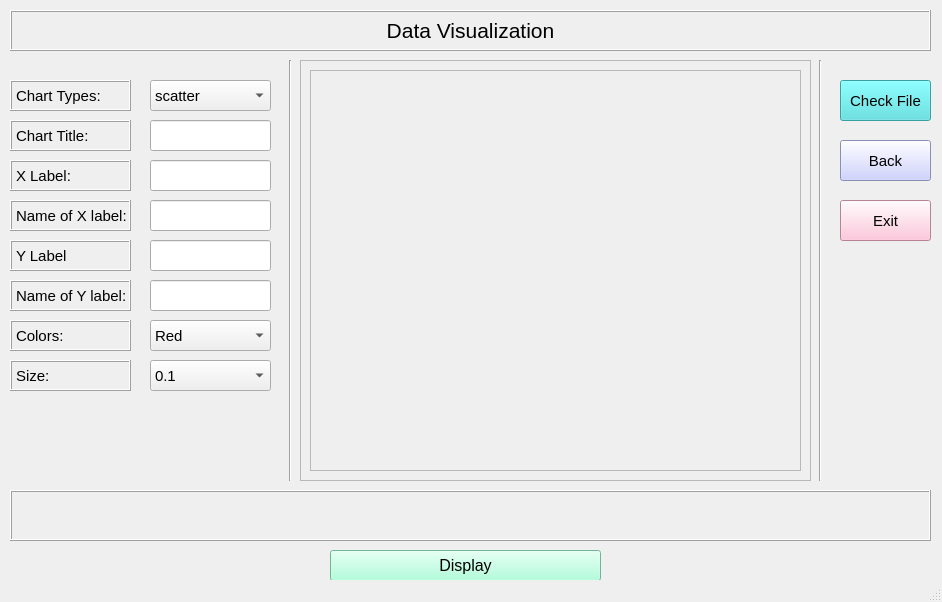
<?xml version="1.0" encoding="UTF-8"?>
<ui version="4.0">
 <class>Big_page</class>
 <widget class="QMainWindow" name="Big_page">
  <property name="geometry">
   <rect>
    <x>0</x>
    <y>0</y>
    <width>942</width>
    <height>602</height>
   </rect>
  </property>
  <property name="windowTitle">
   <string>MainWindow</string>
  </property>
  <widget class="QWidget" name="centralwidget">
   <widget class="QLabel" name="data_label">
    <property name="geometry">
     <rect>
      <x>10</x>
      <y>10</y>
      <width>921</width>
      <height>41</height>
     </rect>
    </property>
    <property name="font">
     <font>
      <pointsize>16</pointsize>
     </font>
    </property>
    <property name="frameShape">
     <enum>QFrame::Box</enum>
    </property>
    <property name="frameShadow">
     <enum>QFrame::Raised</enum>
    </property>
    <property name="text">
     <string>Data Visualization</string>
    </property>
    <property name="alignment">
     <set>Qt::AlignCenter</set>
    </property>
   </widget>
   <widget class="Line" name="line_1">
    <property name="geometry">
     <rect>
      <x>280</x>
      <y>60</y>
      <width>21</width>
      <height>421</height>
     </rect>
    </property>
    <property name="orientation">
     <enum>Qt::Vertical</enum>
    </property>
   </widget>
   <widget class="QFrame" name="Down_frame">
    <property name="geometry">
     <rect>
      <x>300</x>
      <y>60</y>
      <width>511</width>
      <height>421</height>
     </rect>
    </property>
    <property name="frameShape">
     <enum>QFrame::StyledPanel</enum>
    </property>
    <property name="frameShadow">
     <enum>QFrame::Raised</enum>
    </property>
    <layout class="QHBoxLayout" name="horizontalLayout">
     <item>
      <widget class="QFrame" name="Up_frame">
       <property name="frameShape">
        <enum>QFrame::StyledPanel</enum>
       </property>
       <property name="frameShadow">
        <enum>QFrame::Raised</enum>
       </property>
      </widget>
     </item>
    </layout>
   </widget>
   <widget class="Line" name="line_2">
    <property name="geometry">
     <rect>
      <x>810</x>
      <y>60</y>
      <width>21</width>
      <height>421</height>
     </rect>
    </property>
    <property name="orientation">
     <enum>Qt::Vertical</enum>
    </property>
   </widget>
   <widget class="QPushButton" name="check_button">
    <property name="geometry">
     <rect>
      <x>840</x>
      <y>80</y>
      <width>91</width>
      <height>41</height>
     </rect>
    </property>
    <property name="font">
     <font>
      <pointsize>11</pointsize>
     </font>
    </property>
    <property name="styleSheet">
     <string notr="true">background-color: rgb(75, 225, 225);</string>
    </property>
    <property name="text">
     <string>Check File</string>
    </property>
   </widget>
   <widget class="QPushButton" name="back_button">
    <property name="geometry">
     <rect>
      <x>840</x>
      <y>140</y>
      <width>91</width>
      <height>41</height>
     </rect>
    </property>
    <property name="font">
     <font>
      <pointsize>11</pointsize>
     </font>
    </property>
    <property name="styleSheet">
     <string notr="true">background-color: rgb(193, 197, 255);</string>
    </property>
    <property name="text">
     <string>Back</string>
    </property>
   </widget>
   <widget class="QPushButton" name="exit_button">
    <property name="geometry">
     <rect>
      <x>840</x>
      <y>200</y>
      <width>91</width>
      <height>41</height>
     </rect>
    </property>
    <property name="font">
     <font>
      <pointsize>11</pointsize>
     </font>
    </property>
    <property name="styleSheet">
     <string notr="true">background-color: rgb(255, 184, 209);</string>
    </property>
    <property name="text">
     <string>Exit</string>
    </property>
   </widget>
   <widget class="QPushButton" name="display_button">
    <property name="geometry">
     <rect>
      <x>330</x>
      <y>550</y>
      <width>271</width>
      <height>31</height>
     </rect>
    </property>
    <property name="font">
     <font>
      <pointsize>12</pointsize>
     </font>
    </property>
    <property name="styleSheet">
     <string notr="true">background-color: rgb(155, 255, 210);</string>
    </property>
    <property name="text">
     <string>Display</string>
    </property>
   </widget>
   <widget class="QLabel" name="info_label">
    <property name="geometry">
     <rect>
      <x>10</x>
      <y>490</y>
      <width>921</width>
      <height>51</height>
     </rect>
    </property>
    <property name="font">
     <font>
      <pointsize>11</pointsize>
     </font>
    </property>
    <property name="frameShape">
     <enum>QFrame::Box</enum>
    </property>
    <property name="frameShadow">
     <enum>QFrame::Raised</enum>
    </property>
    <property name="text">
     <string/>
    </property>
    <property name="alignment">
     <set>Qt::AlignCenter</set>
    </property>
    <property name="wordWrap">
     <bool>true</bool>
    </property>
   </widget>
   <widget class="QLabel" name="chart_label">
    <property name="geometry">
     <rect>
      <x>10</x>
      <y>80</y>
      <width>121</width>
      <height>31</height>
     </rect>
    </property>
    <property name="font">
     <font>
      <pointsize>11</pointsize>
     </font>
    </property>
    <property name="frameShape">
     <enum>QFrame::Box</enum>
    </property>
    <property name="frameShadow">
     <enum>QFrame::Raised</enum>
    </property>
    <property name="text">
     <string>Chart Types:</string>
    </property>
   </widget>
   <widget class="QLabel" name="x_label">
    <property name="geometry">
     <rect>
      <x>10</x>
      <y>160</y>
      <width>121</width>
      <height>31</height>
     </rect>
    </property>
    <property name="font">
     <font>
      <pointsize>11</pointsize>
     </font>
    </property>
    <property name="frameShape">
     <enum>QFrame::Box</enum>
    </property>
    <property name="frameShadow">
     <enum>QFrame::Raised</enum>
    </property>
    <property name="text">
     <string>X Label:</string>
    </property>
   </widget>
   <widget class="QLabel" name="y_label">
    <property name="geometry">
     <rect>
      <x>10</x>
      <y>240</y>
      <width>121</width>
      <height>31</height>
     </rect>
    </property>
    <property name="font">
     <font>
      <pointsize>11</pointsize>
     </font>
    </property>
    <property name="frameShape">
     <enum>QFrame::Box</enum>
    </property>
    <property name="frameShadow">
     <enum>QFrame::Raised</enum>
    </property>
    <property name="text">
     <string>Y Label</string>
    </property>
   </widget>
   <widget class="QLabel" name="color_label">
    <property name="geometry">
     <rect>
      <x>10</x>
      <y>320</y>
      <width>121</width>
      <height>31</height>
     </rect>
    </property>
    <property name="font">
     <font>
      <pointsize>11</pointsize>
     </font>
    </property>
    <property name="frameShape">
     <enum>QFrame::Box</enum>
    </property>
    <property name="frameShadow">
     <enum>QFrame::Raised</enum>
    </property>
    <property name="text">
     <string>Colors:</string>
    </property>
   </widget>
   <widget class="QComboBox" name="box_1">
    <property name="geometry">
     <rect>
      <x>150</x>
      <y>80</y>
      <width>121</width>
      <height>31</height>
     </rect>
    </property>
    <property name="font">
     <font>
      <pointsize>11</pointsize>
     </font>
    </property>
    <item>
     <property name="text">
      <string>scatter</string>
     </property>
    </item>
    <item>
     <property name="text">
      <string>histogram</string>
     </property>
    </item>
    <item>
     <property name="text">
      <string>bar</string>
     </property>
    </item>
    <item>
     <property name="text">
      <string>barh</string>
     </property>
    </item>
    <item>
     <property name="text">
      <string>pie</string>
     </property>
    </item>
   </widget>
   <widget class="QComboBox" name="box_2">
    <property name="geometry">
     <rect>
      <x>150</x>
      <y>320</y>
      <width>121</width>
      <height>31</height>
     </rect>
    </property>
    <property name="font">
     <font>
      <pointsize>11</pointsize>
     </font>
    </property>
    <item>
     <property name="text">
      <string>Red</string>
     </property>
    </item>
    <item>
     <property name="text">
      <string>Blue</string>
     </property>
    </item>
    <item>
     <property name="text">
      <string>Chocolate</string>
     </property>
    </item>
    <item>
     <property name="text">
      <string>DarkCyan</string>
     </property>
    </item>
    <item>
     <property name="text">
      <string>DarkOrange</string>
     </property>
    </item>
    <item>
     <property name="text">
      <string>Gray</string>
     </property>
    </item>
    <item>
     <property name="text">
      <string>Olive</string>
     </property>
    </item>
    <item>
     <property name="text">
      <string>Purple</string>
     </property>
    </item>
   </widget>
   <widget class="QLineEdit" name="x_line">
    <property name="geometry">
     <rect>
      <x>150</x>
      <y>160</y>
      <width>121</width>
      <height>31</height>
     </rect>
    </property>
    <property name="font">
     <font>
      <pointsize>11</pointsize>
     </font>
    </property>
    <property name="alignment">
     <set>Qt::AlignLeading|Qt::AlignLeft|Qt::AlignVCenter</set>
    </property>
   </widget>
   <widget class="QLineEdit" name="y_line">
    <property name="geometry">
     <rect>
      <x>150</x>
      <y>240</y>
      <width>121</width>
      <height>31</height>
     </rect>
    </property>
    <property name="font">
     <font>
      <pointsize>11</pointsize>
     </font>
    </property>
    <property name="alignment">
     <set>Qt::AlignLeading|Qt::AlignLeft|Qt::AlignVCenter</set>
    </property>
   </widget>
   <widget class="QLabel" name="secret_label_2">
    <property name="geometry">
     <rect>
      <x>620</x>
      <y>550</y>
      <width>311</width>
      <height>21</height>
     </rect>
    </property>
    <property name="styleSheet">
     <string notr="true">color: rgb(240, 240, 240);</string>
    </property>
    <property name="text">
     <string/>
    </property>
   </widget>
   <widget class="QLabel" name="x_rename">
    <property name="geometry">
     <rect>
      <x>10</x>
      <y>200</y>
      <width>121</width>
      <height>31</height>
     </rect>
    </property>
    <property name="font">
     <font>
      <pointsize>11</pointsize>
     </font>
    </property>
    <property name="frameShape">
     <enum>QFrame::Box</enum>
    </property>
    <property name="frameShadow">
     <enum>QFrame::Raised</enum>
    </property>
    <property name="text">
     <string>Name of X label:</string>
    </property>
   </widget>
   <widget class="QLineEdit" name="x_rename_line">
    <property name="geometry">
     <rect>
      <x>150</x>
      <y>200</y>
      <width>121</width>
      <height>31</height>
     </rect>
    </property>
    <property name="font">
     <font>
      <pointsize>11</pointsize>
     </font>
    </property>
    <property name="alignment">
     <set>Qt::AlignLeading|Qt::AlignLeft|Qt::AlignVCenter</set>
    </property>
   </widget>
   <widget class="QLabel" name="y_rename">
    <property name="geometry">
     <rect>
      <x>10</x>
      <y>280</y>
      <width>121</width>
      <height>31</height>
     </rect>
    </property>
    <property name="font">
     <font>
      <pointsize>11</pointsize>
     </font>
    </property>
    <property name="frameShape">
     <enum>QFrame::Box</enum>
    </property>
    <property name="frameShadow">
     <enum>QFrame::Raised</enum>
    </property>
    <property name="text">
     <string>Name of Y label:</string>
    </property>
   </widget>
   <widget class="QLineEdit" name="y_rename_line">
    <property name="geometry">
     <rect>
      <x>150</x>
      <y>280</y>
      <width>121</width>
      <height>31</height>
     </rect>
    </property>
    <property name="font">
     <font>
      <pointsize>11</pointsize>
     </font>
    </property>
    <property name="alignment">
     <set>Qt::AlignLeading|Qt::AlignLeft|Qt::AlignVCenter</set>
    </property>
   </widget>
   <widget class="QLabel" name="title_label">
    <property name="geometry">
     <rect>
      <x>10</x>
      <y>120</y>
      <width>121</width>
      <height>31</height>
     </rect>
    </property>
    <property name="font">
     <font>
      <pointsize>11</pointsize>
     </font>
    </property>
    <property name="frameShape">
     <enum>QFrame::Box</enum>
    </property>
    <property name="frameShadow">
     <enum>QFrame::Raised</enum>
    </property>
    <property name="text">
     <string>Chart Title:</string>
    </property>
   </widget>
   <widget class="QLineEdit" name="title_line">
    <property name="geometry">
     <rect>
      <x>150</x>
      <y>120</y>
      <width>121</width>
      <height>31</height>
     </rect>
    </property>
    <property name="font">
     <font>
      <pointsize>11</pointsize>
     </font>
    </property>
    <property name="alignment">
     <set>Qt::AlignLeading|Qt::AlignLeft|Qt::AlignVCenter</set>
    </property>
   </widget>
   <widget class="QLabel" name="size_label">
    <property name="geometry">
     <rect>
      <x>10</x>
      <y>360</y>
      <width>121</width>
      <height>31</height>
     </rect>
    </property>
    <property name="font">
     <font>
      <pointsize>11</pointsize>
     </font>
    </property>
    <property name="frameShape">
     <enum>QFrame::Box</enum>
    </property>
    <property name="frameShadow">
     <enum>QFrame::Raised</enum>
    </property>
    <property name="text">
     <string>Size:</string>
    </property>
   </widget>
   <widget class="QComboBox" name="box_4">
    <property name="geometry">
     <rect>
      <x>150</x>
      <y>360</y>
      <width>121</width>
      <height>31</height>
     </rect>
    </property>
    <property name="font">
     <font>
      <pointsize>11</pointsize>
     </font>
    </property>
    <item>
     <property name="text">
      <string>0.1</string>
     </property>
    </item>
    <item>
     <property name="text">
      <string>0.2</string>
     </property>
    </item>
    <item>
     <property name="text">
      <string>0.3</string>
     </property>
    </item>
    <item>
     <property name="text">
      <string>0.4</string>
     </property>
    </item>
    <item>
     <property name="text">
      <string>0.5</string>
     </property>
    </item>
    <item>
     <property name="text">
      <string>0.6</string>
     </property>
    </item>
    <item>
     <property name="text">
      <string>0.7</string>
     </property>
    </item>
    <item>
     <property name="text">
      <string>0.8</string>
     </property>
    </item>
   </widget>
  </widget>
  <widget class="QStatusBar" name="statusbar"/>
 </widget>
 <resources/>
 <connections/>
</ui>
